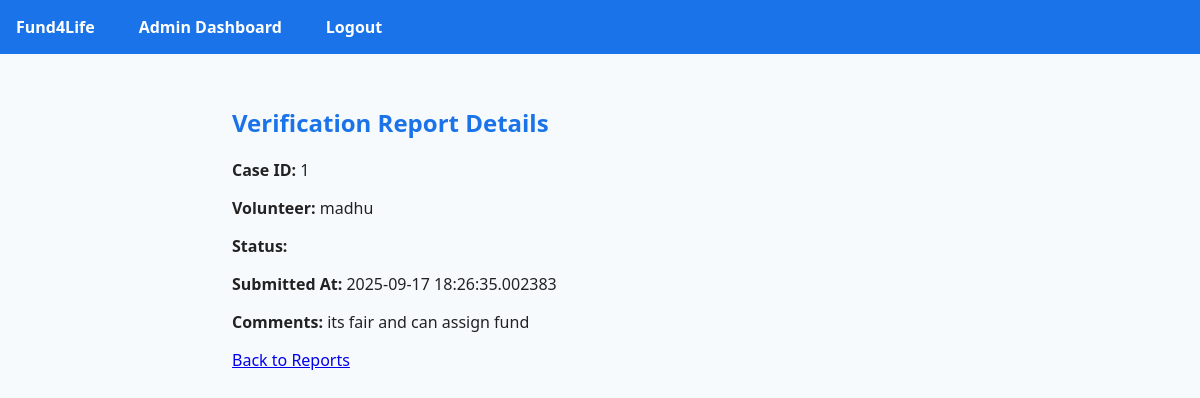
/admin/verification_report/1 (signed in), run on the app's committed database.
### models/verification_report.py (models this page shows)
class VerificationReport(db.Model):
    __tablename__ = 'verification_report'
    id = db.Column(db.Integer, primary_key=True)
    case_id = db.Column(db.Integer, db.ForeignKey('emergency_case.id'), nullable=False)
    volunteer_id = db.Column(db.Integer, db.ForeignKey('volunteer.id'), nullable=False)
    live_photo_filename = db.Column(db.String(300), nullable=True)
    verified_docs_filename = db.Column(db.String(300), nullable=True)
    comments = db.Column(db.Text, nullable=True)
    submitted_at = db.Column(db.DateTime, default=datetime.utcnow)
    case = db.relationship('EmergencyCase', backref=db.backref('verification_reports', lazy=True))
    volunteer = db.relationship('Volunteer', backref=db.backref('verification_reports_submitted', lazy=True))

### models/volunteer.py (models this page shows)
class Volunteer(db.Model):
    __tablename__ = 'volunteer'
    id = db.Column(db.Integer, primary_key=True)
    name = db.Column(db.String(120), nullable=False)
    email = db.Column(db.String(120), unique=True, nullable=False)
    phone = db.Column(db.String(20), nullable=True)
    password = db.Column(db.String(200), nullable=False)

### admin/routes.py (the view)
@admin_bp.route('/verification_report/<int:report_id>')
@admin_required
def verification_report_details(report_id):
    report = VerificationReport.query.get_or_404(report_id)
    return render_template('admin/verification_report_details.html', report=report)

### admin/routes.py (called while the page is built)
def admin_required(f):
    from functools import wraps
    @wraps(f)
    def decorated(*args, **kwargs):
        if not session.get('admin_logged_in'):
            flash('Admin login required.', 'danger')
            return redirect(url_for('admin.login'))
        return f(*args, **kwargs)
    return decorated

### templates/admin/verification_report_details.html (shortened to what this page needs)
{% extends "base.html" %}
{% block content %}
<h2>Verification Report Details</h2>
<p><strong>Case ID:</strong> {{ report.case_id }}</p>
<p><strong>Volunteer:</strong> {{ report.volunteer.name }}</p>
<p><strong>Status:</strong> {{ report.status }}</p>
<p><strong>Submitted At:</strong> {{ report.submitted_at }}</p>
<p><strong>Comments:</strong> {{ report.comments }}</p>
<a href="{{ url_for('admin.verification_reports') }}">Back to Reports</a>
{% endblock %}

### static/css/styles.css (style rules this page uses)
body { font-family: 'Segoe UI', Tahoma, Geneva, Verdana, sans-serif; margin: 0; padding: 0; background: #f7fafc; color: #222; }
h1, h2, h3, h4 { color: #1a73e8; }

### data on the page
VerificationReport: case_id "1", submitted_at "2025-09-17 18:26:35.002383", comments "its fair and can assign fund"
Volunteer: volunteer.name "madhu"
